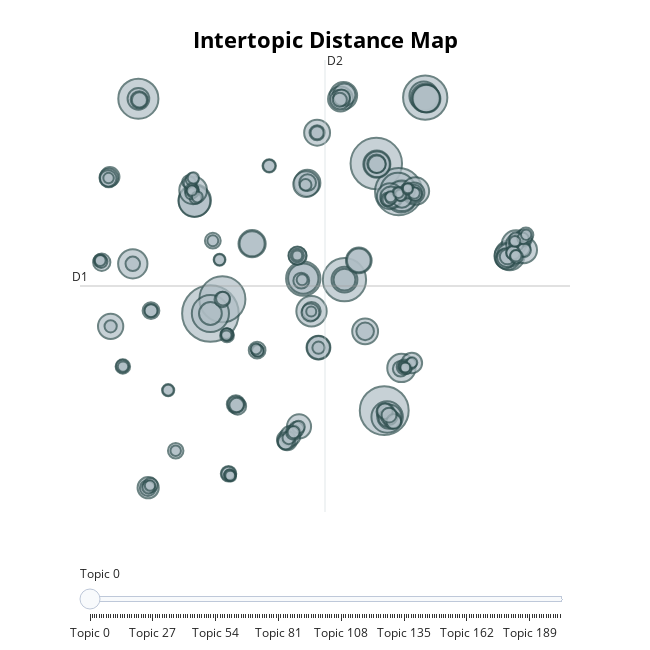

Here is the notebook cell this chart was saved with:
### Code cell
model.visualize_topics()

### Figure 1 — Plotly figure (JSON) as saved in the notebook; plotly's stock layout.template omitted (floating-point values rounded to 4 significant figures; data arrays with more than 128 entries replaced by an {"elided": "..."} marker saying what was removed)
{"data": [{"customdata": {"elided": "203x3 mixed values"}, "hovertemplate": "<b>Topic %{customdata[0]}</b><br>Words: %{customdata[1]}<br>Size: %{customdata[2]}", "legendgroup": "", "marker": {"color": "#B0BEC5", "line": {"color": "DarkSlateGrey", "width": 2}, "size": {"elided": "203 int values"}, "sizemode": "area", "sizeref": 0.2, "symbol": "circle"}, "mode": "markers", "name": "", "orientation": "v", "showlegend": false, "type": "scatter", "x": {"elided": "203 float values"}, "xaxis": "x", "y": {"elided": "203 float values"}, "yaxis": "y"}], "layout": {"annotations": [{"showarrow": false, "text": "D1", "x": -11.61, "y": 2.84, "yshift": 10}, {"showarrow": false, "text": "D2", "x": 6.855, "xshift": 10, "y": 18.26}], "height": 650, "hoverlabel": {"bgcolor": "white", "font": {"family": "Rockwell", "size": 16}}, "legend": {"itemsizing": "constant", "tracegroupgap": 0}, "margin": {"t": 60}, "shapes": [{"line": {"color": "#CFD8DC", "width": 2}, "type": "line", "x0": 6.855, "x1": 6.855, "y0": -12.58, "y1": 18.26}, {"line": {"color": "#9E9E9E", "width": 2}, "type": "line", "x0": -11.61, "x1": 25.32, "y0": 2.84, "y1": 2.84}], "sliders": [{"active": 0, "pad": {"t": 50}, "steps": [{"args": [{"marker.color": {"elided": "1x203 str values"}}], "label": "Topic 0", "method": "update"}, {"args": [{"marker.color": {"elided": "1x203 str values"}}], "label": "Topic 1", "method": "update"}, {"args": [{"marker.color": {"elided": "1x203 str values"}}], "label": "Topic 2", "method": "update"}, {"args": [{"marker.color": {"elided": "1x203 str values"}}], "label": "Topic 3", "method": "update"}, {"args": [{"marker.color": {"elided": "1x203 str values"}}], "label": "Topic 4", "method": "update"}, {"args": [{"marker.color": {"elided": "1x203 str values"}}], "label": "Topic 5", "method": "update"}, {"args": [{"marker.color": {"elided": "1x203 str values"}}], "label": "Topic 6", "method": "update"}, {"args": [{"marker.color": {"elided": "1x203 str values"}}], "label": "Topic 7", "method": "update"}, {"args": [{"marker.color": {"elided": "1x203 str values"}}], "label": "Topic 8", "method": "update"}, {"args": [{"marker.color": {"elided": "1x203 str values"}}], "label": "Topic 9", "method": "update"}, {"args": [{"marker.color": {"elided": "1x203 str values"}}], "label": "Topic 10", "method": "update"}, {"args": [{"marker.color": {"elided": "1x203 str values"}}], "label": "Topic 11", "method": "update"}, {"args": [{"marker.color": {"elided": "1x203 str values"}}], "label": "Topic 12", "method": "update"}, {"args": [{"marker.color": {"elided": "1x203 str values"}}], "label": "Topic 13", "method": "update"}, {"args": [{"marker.color": {"elided": "1x203 str values"}}], "label": "Topic 14", "method": "update"}, {"args": [{"marker.color": {"elided": "1x203 str values"}}], "label": "Topic 15", "method": "update"}, {"args": [{"marker.color": {"elided": "1x203 str values"}}], "label": "Topic 16", "method": "update"}, {"args": [{"marker.color": {"elided": "1x203 str values"}}], "label": "Topic 17", "method": "update"}, {"args": [{"marker.color": {"elided": "1x203 str values"}}], "label": "Topic 18", "method": "update"}, {"args": [{"marker.color": {"elided": "1x203 str values"}}], "label": "Topic 19", "method": "update"}, {"args": [{"marker.color": {"elided": "1x203 str values"}}], "label": "Topic 20", "method": "update"}, {"args": [{"marker.color": {"elided": "1x203 str values"}}], "label": "Topic 21", "method": "update"}, {"args": [{"marker.color": {"elided": "1x203 str values"}}], "label": "Topic 22", "method": "update"}, {"args": [{"marker.color": {"elided": "1x203 str values"}}], "label": "Topic 23", "method": "update"}, {"args": [{"marker.color": {"elided": "1x203 str values"}}], "label": "Topic 24", "method": "update"}, {"args": [{"marker.color": {"elided": "1x203 str values"}}], "label": "Topic 25", "method": "update"}, {"args": [{"marker.color": {"elided": "1x203 str values"}}], "label": "Topic 26", "method": "update"}, {"args": [{"marker.color": {"elided": "1x203 str values"}}], "label": "Topic 27", "method": "update"}, {"args": [{"marker.color": {"elided": "1x203 str values"}}], "label": "Topic 28", "method": "update"}, {"args": [{"marker.color": {"elided": "1x203 str values"}}], "label": "Topic 29", "method": "update"}, {"args": [{"marker.color": {"elided": "1x203 str values"}}], "label": "Topic 30", "method": "update"}, {"args": [{"marker.color": {"elided": "1x203 str values"}}], "label": "Topic 31", "method": "update"}, {"args": [{"marker.color": {"elided": "1x203 str values"}}], "label": "Topic 32", "method": "update"}, {"args": [{"marker.color": {"elided": "1x203 str values"}}], "label": "Topic 33", "method": "update"}, {"args": [{"marker.color": {"elided": "1x203 str values"}}], "label": "Topic 34", "method": "update"}, {"args": [{"marker.color": {"elided": "1x203 str values"}}], "label": "Topic 35", "method": "update"}, {"args": [{"marker.color": {"elided": "1x203 str values"}}], "label": "Topic 36", "method": "update"}, {"args": [{"marker.color": {"elided": "1x203 str values"}}], "label": "Topic 37", "method": "update"}, {"args": [{"marker.color": {"elided": "1x203 str values"}}], "label": "Topic 38", "method": "update"}, {"args": [{"marker.color": {"elided": "1x203 str values"}}], "label": "Topic 39", "method": "update"}, {"args": [{"marker.color": {"elided": "1x203 str values"}}], "label": "Topic 40", "method": "update"}, {"args": [{"marker.color": {"elided": "1x203 str values"}}], "label": "Topic 41", "method": "update"}, {"args": [{"marker.color": {"elided": "1x203 str values"}}], "label": "Topic 42", "method": "update"}, {"args": [{"marker.color": {"elided": "1x203 str values"}}], "label": "Topic 43", "method": "update"}, {"args": [{"marker.color": {"elided": "1x203 str values"}}], "label": "Topic 44", "method": "update"}, {"args": [{"marker.color": {"elided": "1x203 str values"}}], "label": "Topic 45", "method": "update"}, {"args": [{"marker.color": {"elided": "1x203 str values"}}], "label": "Topic 46", "method": "update"}, {"args": [{"marker.color": {"elided": "1x203 str values"}}], "label": "Topic 47", "method": "update"}, {"args": [{"marker.color": {"elided": "1x203 str values"}}], "label": "Topic 48", "method": "update"}, {"args": [{"marker.color": {"elided": "1x203 str values"}}], "label": "Topic 49", "method": "update"}, {"args": [{"marker.color": {"elided": "1x203 str values"}}], "label": "Topic 50", "method": "update"}, {"args": [{"marker.color": {"elided": "1x203 str values"}}], "label": "Topic 51", "method": "update"}, {"args": [{"marker.color": {"elided": "1x203 str values"}}], "label": "Topic 52", "method": "update"}, {"args": [{"marker.color": {"elided": "1x203 str values"}}], "label": "Topic 53", "method": "update"}, {"args": [{"marker.color": {"elided": "1x203 str values"}}], "label": "Topic 54", "method": "update"}, {"args": [{"marker.color": {"elided": "1x203 str values"}}], "label": "Topic 55", "method": "update"}, {"args": [{"marker.color": {"elided": "1x203 str values"}}], "label": "Topic 56", "method": "update"}, {"args": [{"marker.color": {"elided": "1x203 str values"}}], "label": "Topic 57", "method": "update"}, {"args": [{"marker.color": {"elided": "1x203 str values"}}], "label": "Topic 58", "method": "update"}, {"args": [{"marker.color": {"elided": "1x203 str values"}}], "label": "Topic 59", "method": "update"}, {"args": [{"marker.color": {"elided": "1x203 str values"}}], "label": "Topic 60", "method": "update"}, {"args": [{"marker.color": {"elided": "1x203 str values"}}], "label": "Topic 61", "method": "update"}, {"args": [{"marker.color": {"elided": "1x203 str values"}}], "label": "Topic 62", "method": "update"}, {"args": [{"marker.color": {"elided": "1x203 str values"}}], "label": "Topic 63", "method": "update"}, {"args": [{"marker.color": {"elided": "1x203 str values"}}], "label": "Topic 64", "method": "update"}, {"args": [{"marker.color": {"elided": "1x203 str values"}}], "label": "Topic 65", "method": "update"}, {"args": [{"marker.color": {"elided": "1x203 str values"}}], "label": "Topic 66", "method": "update"}, {"args": [{"marker.color": {"elided": "1x203 str values"}}], "label": "Topic 67", "method": "update"}, {"args": [{"marker.color": {"elided": "1x203 str values"}}], "label": "Topic 68", "method": "update"}, {"args": [{"marker.color": {"elided": "1x203 str values"}}], "label": "Topic 69", "method": "update"}, {"args": [{"marker.color": {"elided": "1x203 str values"}}], "label": "Topic 70", "method": "update"}, {"args": [{"marker.color": {"elided": "1x203 str values"}}], "label": "Topic 71", "method": "update"}, {"args": [{"marker.color": {"elided": "1x203 str values"}}], "label": "Topic 72", "method": "update"}, {"args": [{"marker.color": {"elided": "1x203 str values"}}], "label": "Topic 73", "method": "update"}, {"args": [{"marker.color": {"elided": "1x203 str values"}}], "label": "Topic 74", "method": "update"}, {"args": [{"marker.color": {"elided": "1x203 str values"}}], "label": "Topic 75", "method": "update"}, {"args": [{"marker.color": {"elided": "1x203 str values"}}], "label": "Topic 76", "method": "update"}, {"args": [{"marker.color": {"elided": "1x203 str values"}}], "label": "Topic 77", "method": "update"}, {"args": [{"marker.color": {"elided": "1x203 str values"}}], "label": "Topic 78", "method": "update"}, {"args": [{"marker.color": {"elided": "1x203 str values"}}], "label": "Topic 79", "method": "update"}, {"args": [{"marker.color": {"elided": "1x203 str values"}}], "label": "Topic 80", "method": "update"}, {"args": [{"marker.color": {"elided": "1x203 str values"}}], "label": "Topic 81", "method": "update"}, {"args": [{"marker.color": {"elided": "1x203 str values"}}], "label": "Topic 82", "method": "update"}, {"args": [{"marker.color": {"elided": "1x203 str values"}}], "label": "Topic 83", "method": "update"}, {"args": [{"marker.color": {"elided": "1x203 str values"}}], "label": "Topic 84", "method": "update"}, {"args": [{"marker.color": {"elided": "1x203 str values"}}], "label": "Topic 85", "method": "update"}, {"args": [{"marker.color": {"elided": "1x203 str values"}}], "label": "Topic 86", "method": "update"}, {"args": [{"marker.color": {"elided": "1x203 str values"}}], "label": "Topic 87", "method": "update"}, {"args": [{"marker.color": {"elided": "1x203 str values"}}], "label": "Topic 88", "method": "update"}, {"args": [{"marker.color": {"elided": "1x203 str values"}}], "label": "Topic 89", "method": "update"}, {"args": [{"marker.color": {"elided": "1x203 str values"}}], "label": "Topic 90", "method": "update"}, {"args": [{"marker.color": {"elided": "1x203 str values"}}], "label": "Topic 91", "method": "update"}, {"args": [{"marker.color": {"elided": "1x203 str values"}}], "label": "Topic 92", "method": "update"}, {"args": [{"marker.color": {"elided": "1x203 str values"}}], "label": "Topic 93", "method": "update"}, {"args": [{"marker.color": {"elided": "1x203 str values"}}], "label": "Topic 94", "method": "update"}, {"args": [{"marker.color": {"elided": "1x203 str values"}}], "label": "Topic 95", "method": "update"}, {"args": [{"marker.color": {"elided": "1x203 str values"}}], "label": "Topic 96", "method": "update"}, {"args": [{"marker.color": {"elided": "1x203 str values"}}], "label": "Topic 97", "method": "update"}, {"args": [{"marker.color": {"elided": "1x203 str values"}}], "label": "Topic 98", "method": "update"}, {"args": [{"marker.color": {"elided": "1x203 str values"}}], "label": "Topic 99", "method": "update"}, {"args": [{"marker.color": {"elided": "1x203 str values"}}], "label": "Topic 100", "method": "update"}, {"args": [{"marker.color": {"elided": "1x203 str values"}}], "label": "Topic 101", "method": "update"}, {"args": [{"marker.color": {"elided": "1x203 str values"}}], "label": "Topic 102", "method": "update"}, {"args": [{"marker.color": {"elided": "1x203 str values"}}], "label": "Topic 103", "method": "update"}, {"args": [{"marker.color": {"elided": "1x203 str values"}}], "label": "Topic 104", "method": "update"}, {"args": [{"marker.color": {"elided": "1x203 str values"}}], "label": "Topic 105", "method": "update"}, {"args": [{"marker.color": {"elided": "1x203 str values"}}], "label": "Topic 106", "method": "update"}, {"args": [{"marker.color": {"elided": "1x203 str values"}}], "label": "Topic 107", "method": "update"}, {"args": [{"marker.color": {"elided": "1x203 str values"}}], "label": "Topic 108", "method": "update"}, {"args": [{"marker.color": {"elided": "1x203 str values"}}], "label": "Topic 109", "method": "update"}, {"args": [{"marker.color": {"elided": "1x203 str values"}}], "label": "Topic 110", "method": "update"}, {"args": [{"marker.color": {"elided": "1x203 str values"}}], "label": "Topic 111", "method": "update"}, {"args": [{"marker.color": {"elided": "1x203 str values"}}], "label": "Topic 112", "method": "update"}, {"args": [{"marker.color": {"elided": "1x203 str values"}}], "label": "Topic 113", "method": "update"}, {"args": [{"marker.color": {"elided": "1x203 str values"}}], "label": "Topic 114", "method": "update"}, {"args": [{"marker.color": {"elided": "1x203 str values"}}], "label": "Topic 115", "method": "update"}, {"args": [{"marker.color": {"elided": "1x203 str values"}}], "label": "Topic 116", "method": "update"}, {"args": [{"marker.color": {"elided": "1x203 str values"}}], "label": "Topic 117", "method": "update"}, {"args": [{"marker.color": {"elided": "1x203 str values"}}], "label": "Topic 118", "method": "update"}, {"args": [{"marker.color": {"elided": "1x203 str values"}}], "label": "Topic 119", "method": "update"}, {"args": [{"marker.color": {"elided": "1x203 str values"}}], "label": "Topic 120", "method": "update"}, {"args": [{"marker.color": {"elided": "1x203 str values"}}], "label": "Topic 121", "method": "update"}, {"args": [{"marker.color": {"elided": "1x203 str values"}}], "label": "Topic 122", "method": "update"}, {"args": [{"marker.color": {"elided": "1x203 str values"}}], "label": "Topic 123", "method": "update"}, {"args": [{"marker.color": {"elided": "1x203 str values"}}], "label": "Topic 124", "method": "update"}, {"args": [{"marker.color": {"elided": "1x203 str values"}}], "label": "Topic 125", "method": "update"}, {"args": [{"marker.color": {"elided": "1x203 str values"}}], "label": "Topic 126", "method": "update"}, {"args": [{"marker.color": {"elided": "1x203 str values"}}], "label": "Topic 127", "method": "update"}, {"args": [{"marker.color": {"elided": "1x203 str values"}}], "label": "Topic 128", "method": "update"}, {"args": [{"marker.color": {"elided": "1x203 str values"}}], "label": "Topic 129", "method": "update"}, {"args": [{"marker.color": {"elided": "1x203 str values"}}], "label": "Topic 130", "method": "update"}, {"args": [{"marker.color": {"elided": "1x203 str values"}}], "label": "Topic 131", "method": "update"}, {"args": [{"marker.color": {"elided": "1x203 str values"}}], "label": "Topic 132", "method": "update"}, {"args": [{"marker.color": {"elided": "1x203 str values"}}], "label": "Topic 133", "method": "update"}, {"args": [{"marker.color": {"elided": "1x203 str values"}}], "label": "Topic 134", "method": "update"}, {"args": [{"marker.color": {"elided": "1x203 str values"}}], "label": "Topic 135", "method": "update"}, {"args": [{"marker.color": {"elided": "1x203 str values"}}], "label": "Topic 136", "method": "update"}, {"args": [{"marker.color": {"elided": "1x203 str values"}}], "label": "Topic 137", "method": "update"}, {"args": [{"marker.color": {"elided": "1x203 str values"}}], "label": "Topic 138", "method": "update"}, {"args": [{"marker.color": {"elided": "1x203 str values"}}], "label": "Topic 139", "method": "update"}, {"args": [{"marker.color": {"elided": "1x203 str values"}}], "label": "Topic 140", "method": "update"}, {"args": [{"marker.color": {"elided": "1x203 str values"}}], "label": "Topic 141", "method": "update"}, {"args": [{"marker.color": {"elided": "1x203 str values"}}], "label": "Topic 142", "method": "update"}, {"args": [{"marker.color": {"elided": "1x203 str values"}}], "label": "Topic 143", "method": "update"}, {"args": [{"marker.color": {"elided": "1x203 str values"}}], "label": "Topic 144", "method": "update"}, {"args": [{"marker.color": {"elided": "1x203 str values"}}], "label": "Topic 145", "method": "update"}, {"args": [{"marker.color": {"elided": "1x203 str values"}}], "label": "Topic 146", "method": "update"}, {"args": [{"marker.color": {"elided": "1x203 str values"}}], "label": "Topic 147", "method": "update"}, {"args": [{"marker.color": {"elided": "1x203 str values"}}], "label": "Topic 148", "method": "update"}, {"args": [{"marker.color": {"elided": "1x203 str values"}}], "label": "Topic 149", "method": "update"}, {"args": [{"marker.color": {"elided": "1x203 str values"}}], "label": "Topic 150", "method": "update"}, {"args": [{"marker.color": {"elided": "1x203 str values"}}], "label": "Topic 151", "method": "update"}, {"args": [{"marker.color": {"elided": "1x203 str values"}}], "label": "Topic 152", "method": "update"}, {"args": [{"marker.color": {"elided": "1x203 str values"}}], "label": "Topic 153", "method": "update"}, {"args": [{"marker.color": {"elided": "1x203 str values"}}], "label": "Topic 154", "method": "update"}, {"args": [{"marker.color": {"elided": "1x203 str values"}}], "label": "Topic 155", "method": "update"}, {"args": [{"marker.color": {"elided": "1x203 str values"}}], "label": "Topic 156", "method": "update"}, {"args": [{"marker.color": {"elided": "1x203 str values"}}], "label": "Topic 157", "method": "update"}, {"args": [{"marker.color": {"elided": "1x203 str values"}}], "label": "Topic 158", "method": "update"}, {"args": [{"marker.color": {"elided": "1x203 str values"}}], "label": "Topic 159", "method": "update"}, {"args": [{"marker.color": {"elided": "1x203 str values"}}], "label": "Topic 160", "method": "update"}, {"args": [{"marker.color": {"elided": "1x203 str values"}}], "label": "Topic 161", "method": "update"}, {"args": [{"marker.color": {"elided": "1x203 str values"}}], "label": "Topic 162", "method": "update"}, {"args": [{"marker.color": {"elided": "1x203 str values"}}], "label": "Topic 163", "method": "update"}, {"args": [{"marker.color": {"elided": "1x203 str values"}}], "label": "Topic 164", "method": "update"}, {"args": [{"marker.color": {"elided": "1x203 str values"}}], "label": "Topic 165", "method": "update"}, {"args": [{"marker.color": {"elided": "1x203 str values"}}], "label": "Topic 166", "method": "update"}, {"args": [{"marker.color": {"elided": "1x203 str values"}}], "label": "Topic 167", "method": "update"}, {"args": [{"marker.color": {"elided": "1x203 str values"}}], "label": "Topic 168", "method": "update"}, {"args": [{"marker.color": {"elided": "1x203 str values"}}], "label": "Topic 169", "method": "update"}, {"args": [{"marker.color": {"elided": "1x203 str values"}}], "label": "Topic 170", "method": "update"}, {"args": [{"marker.color": {"elided": "1x203 str values"}}], "label": "Topic 171", "method": "update"}, {"args": [{"marker.color": {"elided": "1x203 str values"}}], "label": "Topic 172", "method": "update"}, {"args": [{"marker.color": {"elided": "1x203 str values"}}], "label": "Topic 173", "method": "update"}, {"args": [{"marker.color": {"elided": "1x203 str values"}}], "label": "Topic 174", "method": "update"}, {"args": [{"marker.color": {"elided": "1x203 str values"}}], "label": "Topic 175", "method": "update"}, {"args": [{"marker.color": {"elided": "1x203 str values"}}], "label": "Topic 176", "method": "update"}, {"args": [{"marker.color": {"elided": "1x203 str values"}}], "label": "Topic 177", "method": "update"}, {"args": [{"marker.color": {"elided": "1x203 str values"}}], "label": "Topic 178", "method": "update"}, {"args": [{"marker.color": {"elided": "1x203 str values"}}], "label": "Topic 179", "method": "update"}, {"args": [{"marker.color": {"elided": "1x203 str values"}}], "label": "Topic 180", "method": "update"}, {"args": [{"marker.color": {"elided": "1x203 str values"}}], "label": "Topic 181", "method": "update"}, {"args": [{"marker.color": {"elided": "1x203 str values"}}], "label": "Topic 182", "method": "update"}, {"args": [{"marker.color": {"elided": "1x203 str values"}}], "label": "Topic 183", "method": "update"}, {"args": [{"marker.color": {"elided": "1x203 str values"}}], "label": "Topic 184", "method": "update"}, {"args": [{"marker.color": {"elided": "1x203 str values"}}], "label": "Topic 185", "method": "update"}, {"args": [{"marker.color": {"elided": "1x203 str values"}}], "label": "Topic 186", "method": "update"}, {"args": [{"marker.color": {"elided": "1x203 str values"}}], "label": "Topic 187", "method": "update"}, {"args": [{"marker.color": {"elided": "1x203 str values"}}], "label": "Topic 188", "method": "update"}, {"args": [{"marker.color": {"elided": "1x203 str values"}}], "label": "Topic 189", "method": "update"}, {"args": [{"marker.color": {"elided": "1x203 str values"}}], "label": "Topic 190", "method": "update"}, {"args": [{"marker.color": {"elided": "1x203 str values"}}], "label": "Topic 191", "method": "update"}, {"args": [{"marker.color": {"elided": "1x203 str values"}}], "label": "Topic 192", "method": "update"}, {"args": [{"marker.color": {"elided": "1x203 str values"}}], "label": "Topic 193", "method": "update"}, {"args": [{"marker.color": {"elided": "1x203 str values"}}], "label": "Topic 194", "method": "update"}, {"args": [{"marker.color": {"elided": "1x203 str values"}}], "label": "Topic 195", "method": "update"}, {"args": [{"marker.color": {"elided": "1x203 str values"}}], "label": "Topic 196", "method": "update"}, {"args": [{"marker.color": {"elided": "1x203 str values"}}], "label": "Topic 197", "method": "update"}, {"args": [{"marker.color": {"elided": "1x203 str values"}}], "label": "Topic 198", "method": "update"}, {"args": [{"marker.color": {"elided": "1x203 str values"}}], "label": "Topic 199", "method": "update"}, {"args": [{"marker.color": {"elided": "1x203 str values"}}], "label": "Topic 200", "method": "update"}, {"args": [{"marker.color": {"elided": "1x203 str values"}}], "label": "Topic 201", "method": "update"}, {"args": [{"marker.color": {"elided": "1x203 str values"}}], "label": "Topic 202", "method": "update"}]}], "title": {"font": {"color": "Black", "size": 22}, "text": "<b>Intertopic Distance Map", "x": 0.5, "xanchor": "center", "y": 0.95, "yanchor": "top"}, "width": 650, "xaxis": {"anchor": "y", "domain": [0, 1], "range": [-11.61, 25.32], "title": {"text": ""}, "visible": false}, "yaxis": {"anchor": "x", "domain": [0, 1], "range": [-12.58, 18.26], "title": {"text": ""}, "visible": false}}}
